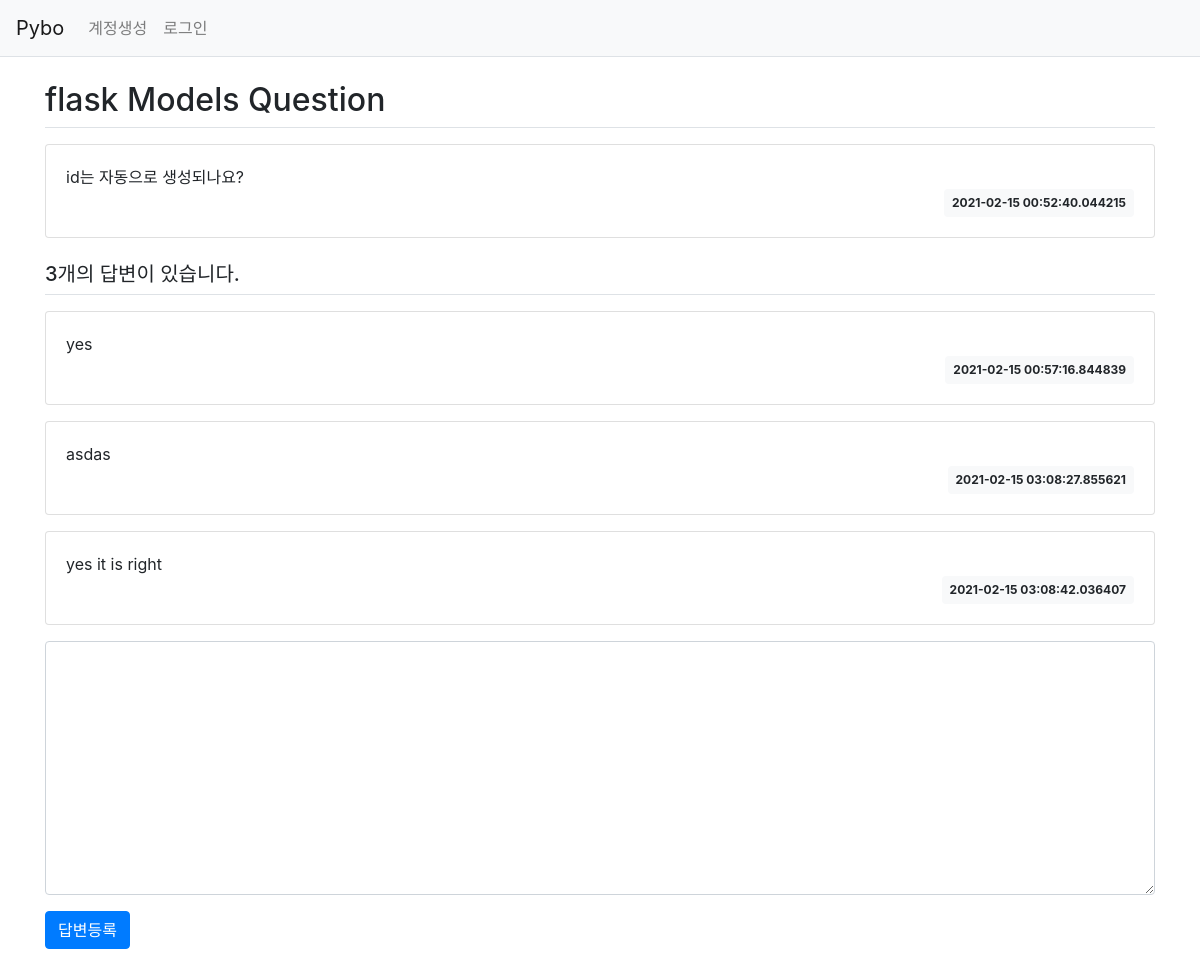
Screenshot of /question/detail/2/ with the database file from the repository.
### pybo/models.py (models this page shows)
class Question(db.Model):
    id = db.Column(db.Integer, primary_key=True)
    subject = db.Column(db.String(200), nullable=False)
    content = db.Column(db.Text(), nullable=False)
    create_date = db.Column(db.DateTime(), nullable=False)

class Answer(db.Model):
    id = db.Column(db.Integer, primary_key=True)
    question_id = db.Column(db.Integer, db.ForeignKey('question.id', ondelete='CASCADE'))
    question = db.relationship('Question', backref=db.backref('answer_set'))
    content = db.Column(db.Text(), nullable=False)
    create_date = db.Column(db.DateTime(), nullable=False)

### pybo/views/question_views.py (the view)
@bp.route('/detail/<int:question_id>/')
def detail(question_id):
    form = AnswerForm()
    question = Question.query.get_or_404(question_id)
    return render_template('question/question_detail.html', question=question, form= form)

### pybo/forms.py
class AnswerForm(FlaskForm):
    content = TextAreaField('내용', validators=[DataRequired('내용은 필수입력 항목입니다.')])

### pybo/templates/question/question_detail.html (shortened to what this page needs)
{% extends 'base.html' %}
{% block content %}
<div class="container my-3">
    <h2 class="border-bottom py-2">{{ question.subject }}</h2>
    <div class="card my-3">
        <div class="card-body">
            <div class="card-text" style="white-space: pre-line;">{{ question.content }}</div>
            <div class="d-flex justify-content-end">
                <div class="badge badge-light p-2">
                    {{ question.create_date }}
                </div>
            </div>
        </div>
    </div>
    <h5 class="border-bottom my-3 py-2">{{ question.answer_set|length }}개의 답변이 있습니다.</h5>
    {% for answer in question.answer_set %}
    <div class="card my-3">
        <div class="card-body">
            <div class="card-text" style="white-space: pre-line;">{{ answer.content }}</div>
            <div class="d-flex justify-content-end">
                <div class="badge badge-light p-2">
                    {{ answer.create_date }}
                </div>
            </div>
        </div>
    </div>
    {% endfor %}
    <form action="{{ url_for('answer.create', question_id=question.id) }}" method="post" class="my-3">
        <div class="form-group">
            <textarea name="content" id="content" class="form-control" rows="10"></textarea>
        </div>
        <input type="submit" value="답변등록" class="btn btn-primary">
    </form>
</div>
{% endblock %}

### pybo/templates/base.html (shortened to what this page needs)
<!doctype html>
<html lang="ko">
<head>
    <link rel="stylesheet" href="{{ url_for('static', filename='bootstrap.min.css') }}">
    <link rel="stylesheet" href="{{ url_for('static', filename='style.css') }}">
</head>
<body>
{% include "navbar.html" %}
{% block content %}
{% endblock %}
</body>
</html>

### pybo/templates/navbar.html (shortened to what this page needs)
<nav class="navbar navbar-expand-lg navbar-light bg-light border-bottom">
    <a class="navbar-brand" href="{{ url_for('main.index') }}">Pybo</a>
    <div class="collapse navbar-collapse flex-grow-0" id="navbarNav">
        <ul class="navbar-nav">
            <li class="nav-item ">
                <a class="nav-link" href="#">계정생성</a>
            </li>
            <li class="nav-item ">
                <a class="nav-link" href="#">로그인</a>
            </li>
        </ul>
    </div>
</nav>

### rows the page displays
Question: subject "flask Models Question", content "id는 자동으로 생성되나요?", create_date "2021-02-15 00:52:40.044215"
Answer: content "yes", create_date "2021-02-15 00:57:16.844839"
Answer: content "asdas", create_date "2021-02-15 03:08:27.855621"
Answer: content "yes it is right", create_date "2021-02-15 03:08:42.036407"

### other values shown
{{ question.answer_set|length }} "3"
